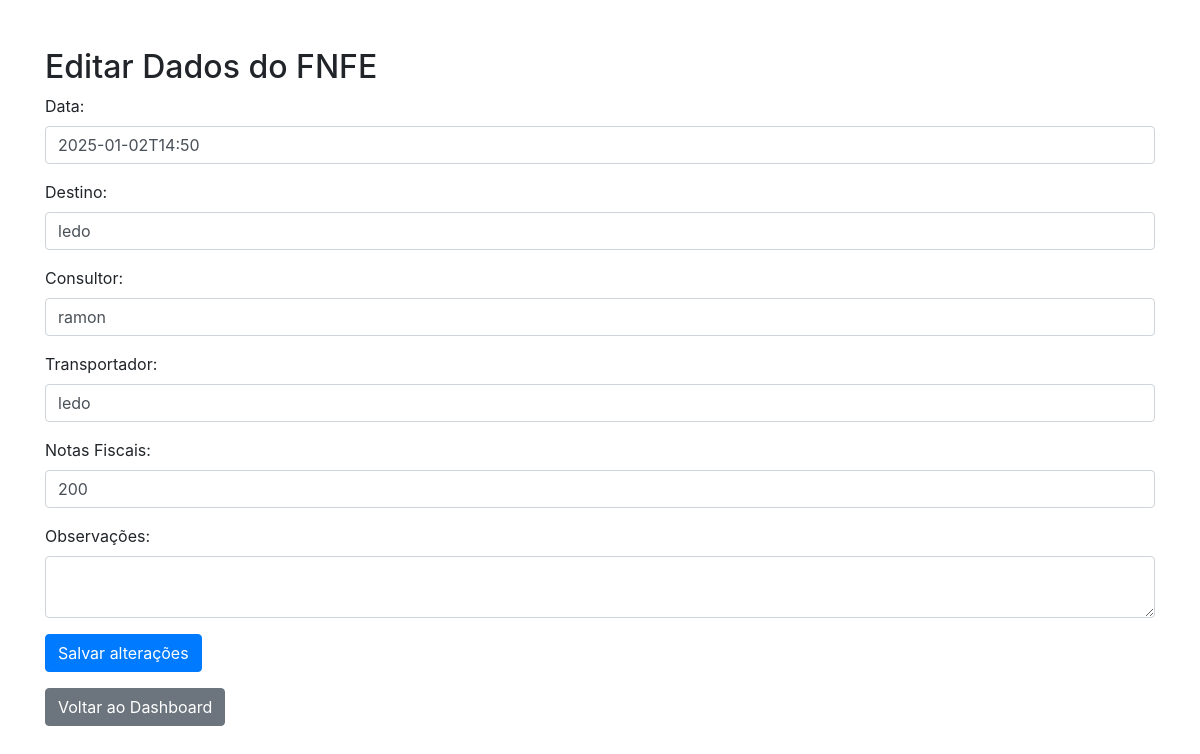
/editar_fnfe/1 (signed in), run on the app's committed database.
### tables this page shows
CREATE TABLE "fluxo_fnfe" (
	"id"	INTEGER,
	"Transportador"	TEXT,
	"Destino"	TEXT,
	"Consultor"	TEXT,
	"User"	TEXT,
	"Data"	TEXT,
	"Notas"	TEXT,
	"OBS"	TEXT,
	PRIMARY KEY("id")
);

### app.py (the view, shortened to what this page needs)
@app.route('/editar_fnfe/<int:id>', methods=['GET', 'POST'])
@login_required
def editar_fnfe(id):
    with get_db_connection() as conn:
        cursor = conn.cursor()
        cursor.execute("SELECT * FROM fluxo_fnfe WHERE id = ?", (id,))
        registro = cursor.fetchone()
        notas_fiscais = registro['notas'].split(',') if registro['notas'] else []
        notas_list = registro['notas'].split(' - ') if registro['notas'] else []
    return render_template('editar_fnfe.html', registro=registro, notas_fiscais=notas_fiscais, notas_list=notas_list)

### app.py (called while the page is built)
def login_required(view):
    @wraps(view)
    def wrapped_view(*args, **kwargs):
        if 'user_email' not in session:
            flash("Faça login para acessar essa página.", "warning")
            return redirect(url_for('index'))
        return view(*args, **kwargs)
    return wrapped_view

def get_db_connection():
    conn = sqlite3.connect('usuarios.db', timeout=10)
    conn.row_factory = sqlite3.Row
    return conn

### templates/editar_fnfe.html (shortened to what this page needs)
<!DOCTYPE html>
<html lang="pt-BR">
<head>
    <link rel="stylesheet" href="https://maxcdn.bootstrapcdn.com/bootstrap/4.5.2/css/bootstrap.min.css">
</head>
<body>
    <div class="container mt-5">
        <h2>Editar Dados do FNFE</h2>
        <form method="POST">
            <div class="form-group">
                <label for="data">Data:</label>
                <input type="text" class="form-control" id="data" name="data" value="{{ registro['data'] }}" required>
            </div>
            <div class="form-group">
                <label for="destino">Destino:</label>
                <input type="text" class="form-control" id="destino" name="destino" value="{{ registro['destino'] }}"
                    required>
            </div>
            <div class="form-group">
                <label for="consultor">Consultor:</label>
                <input type="text" class="form-control" id="consultor" name="consultor"
                    value="{{ registro['consultor'] }}" required>
            </div>
            <div class="form-group">
                <label for="transportador">Transportador:</label>
                <input type="text" class="form-control" id="transportador" name="transportador"
                    value="{{ registro['transportador'] }}" required>
            </div>
            <div class="form-group">
                <label for="notas">Notas Fiscais:</label>
                <input type="text" class="form-control" id="notas" name="nota" value="{{ ','.join(notas_fiscais) }}"
                    required>
            </div>
            <div class="form-group">
                <label for="obs">Observações:</label>
                <textarea class="form-control" id="obs" name="obs">{{ registro['obs'] }}</textarea>
            </div>
            <button type="submit" class="btn btn-primary">Salvar alterações</button>
        </form>
        <a href="{{ url_for('dashboard') }}" class="btn btn-secondary mt-3">Voltar ao Dashboard</a>
    </div>
</body>
</html>

### data on the page
fluxo_fnfe: data "2025-01-02T14:50", destino "ledo", consultor "ramon", transportador "ledo", nota "200"
